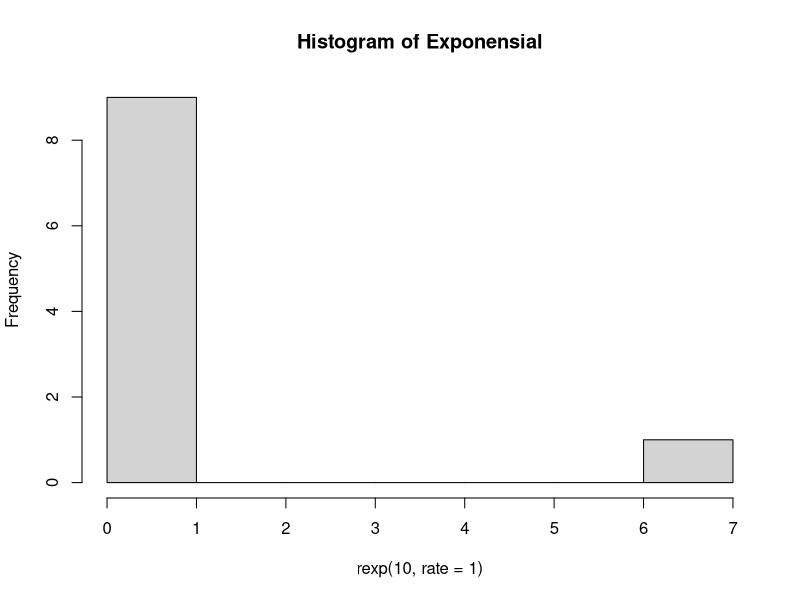
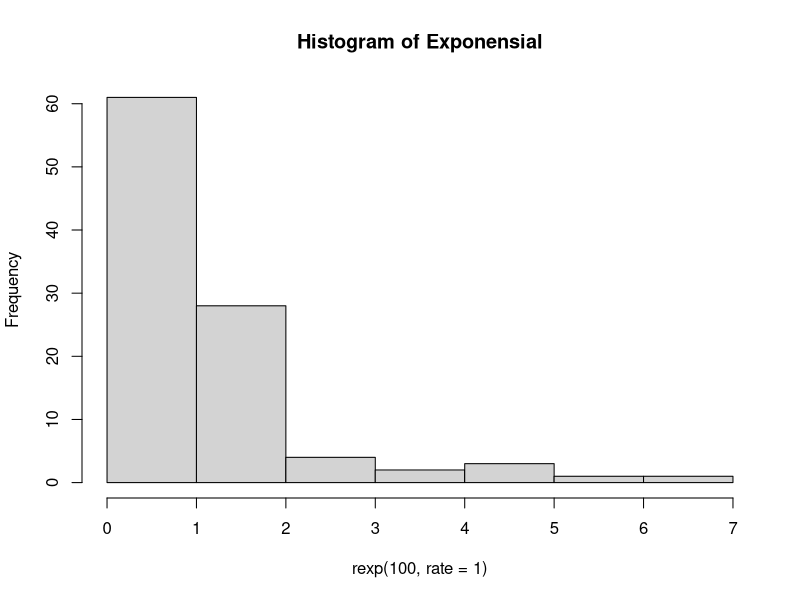
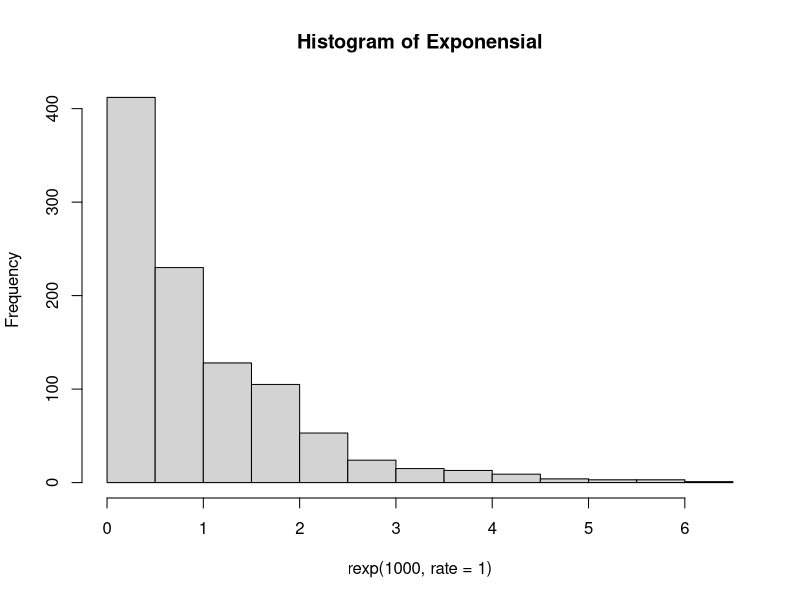
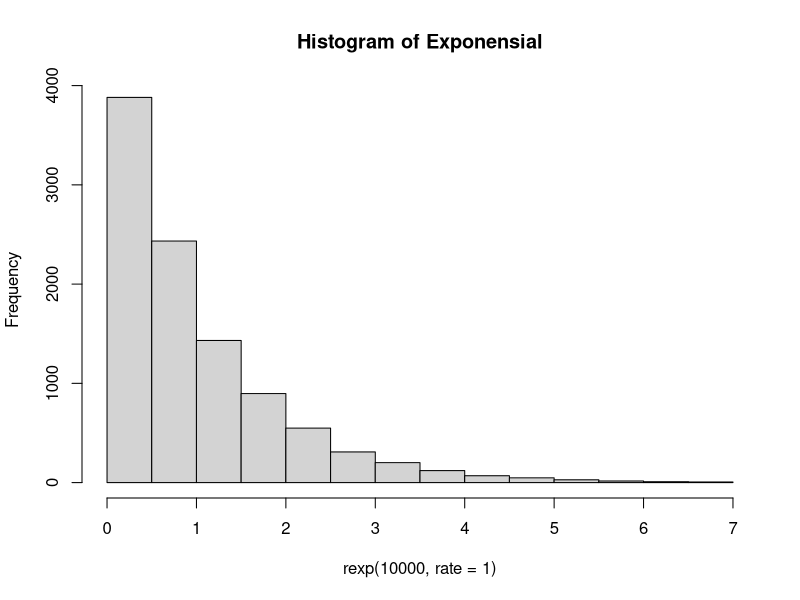

Source code (R) for these figures, in order:
# No. 5
# Diketahui bilangan acak (random variable) berdistribusi exponential (?? = 3). Tentukan
#   a. Fungsi Probabilitas dari Distribusi Exponensial
#   b. Histogram dari Distribusi Exponensial untuk 10, 100, 1000 dan 10000 bilangan random
#   c. Nilai Rataan (??) dan Varian ( ??² ) dari Distribusi Exponensial untuk n = 100 dan ?? = 3
#      Petunjuk:
#       ??? Gunakan set.seed(1)
#       ??? Gunakan fungsi bawaan R
x5=3
#a
peluang5=dexp(x5,rate=1,log=FALSE)
#b
hist(rexp(10,rate=1),main="Histogram of Exponensial")
hist(rexp(100,rate=1),main="Histogram of Exponensial")
hist(rexp(1000,rate=1),main="Histogram of Exponensial")
hist(rexp(10000,rate=1),main="Histogram of Exponensial")
#c
n5=100
mean = 1/x5
mean
var = ((mean) * (1/sqrt(n5)))*((mean) * (1/sqrt(n5)))
var
